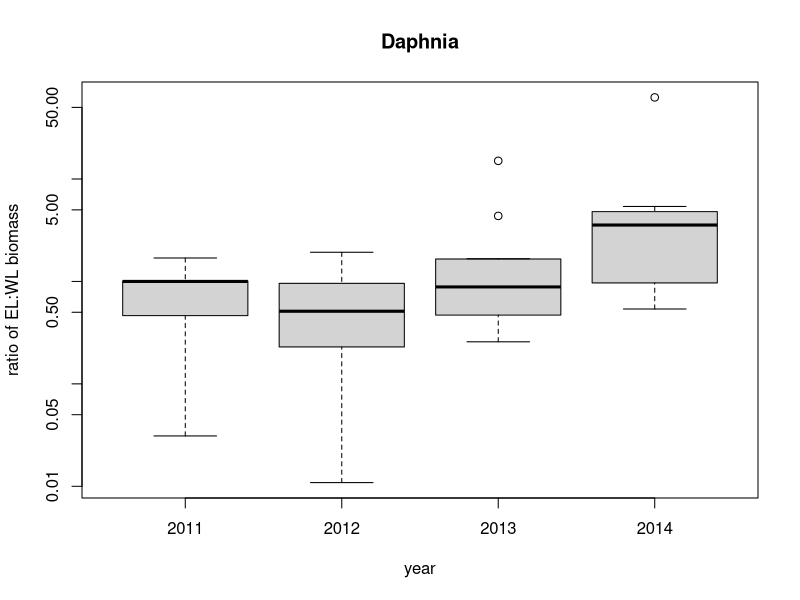
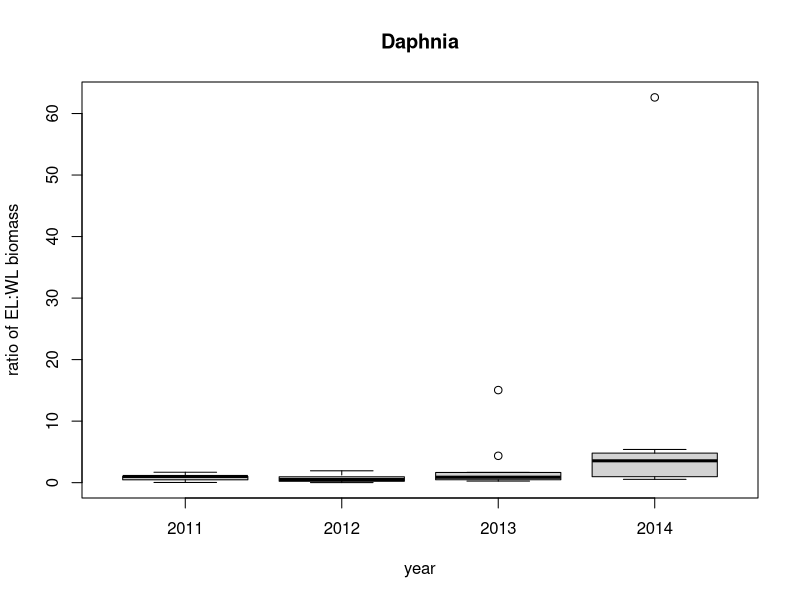
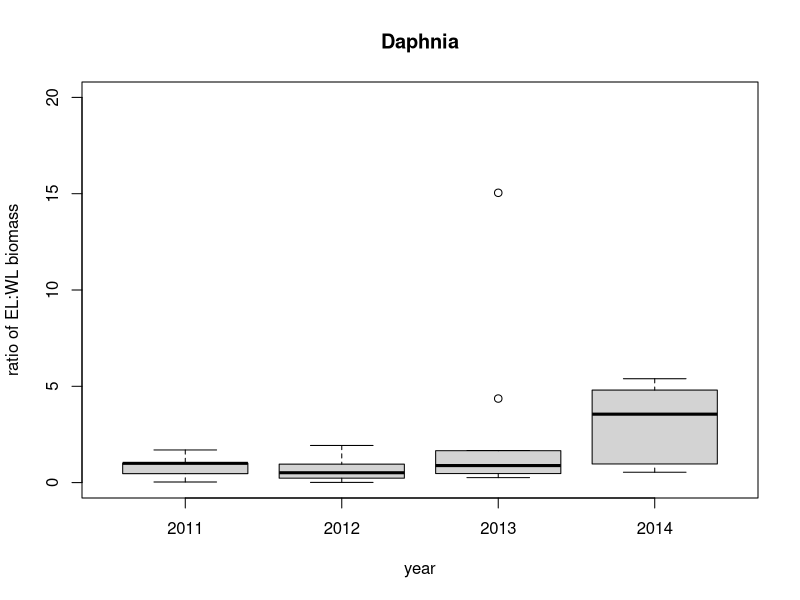
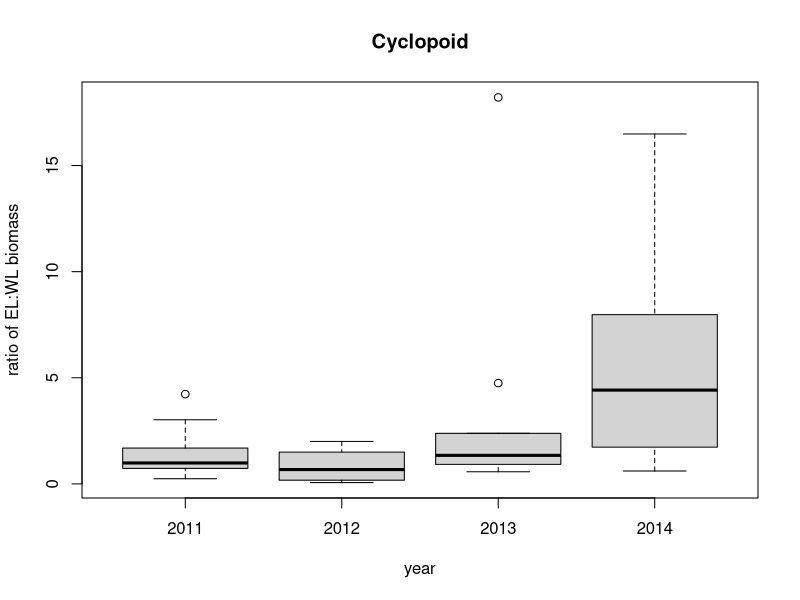
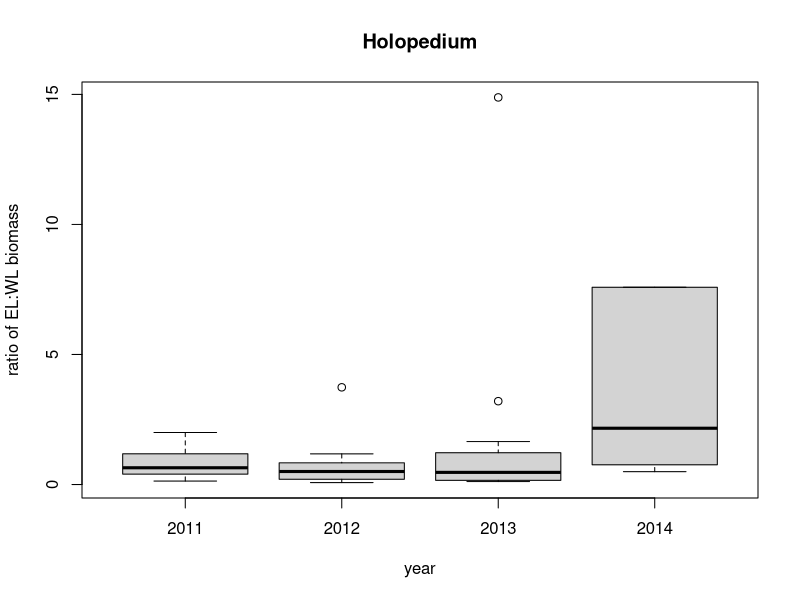
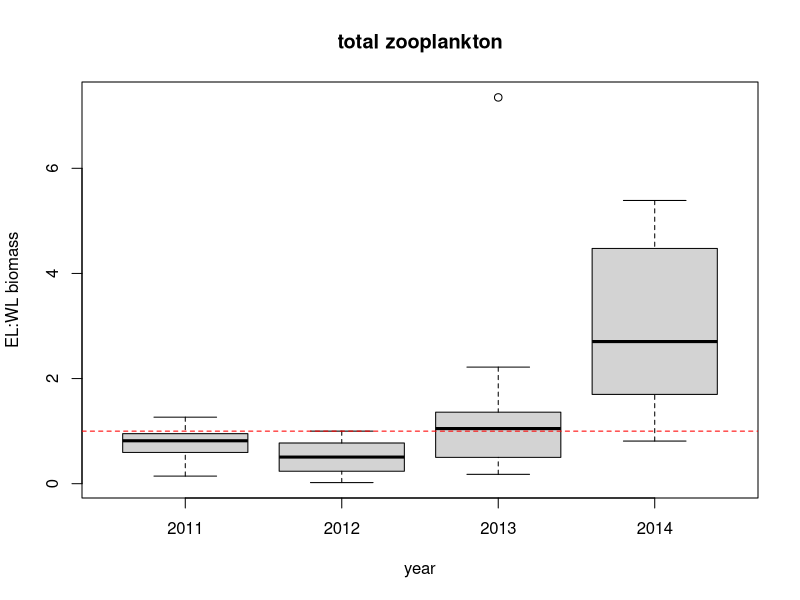

Source code (R) for these figures, in order: (Note: this script raises an error after producing the figures.)
#Early figures for Long Lake zooplankton
#Patrick Kelly 19 January 2014

#start wth figure for Stuart -> ratio of East:West long biomass - just using the mean, by year
#load zooplankton data
setwd('~/Documents/Notre Dame/long lake data/FINAL_data')

zoops<-read.csv('zoopData2011_2014.csv')

#use only east and west long
zoops<-zoops[zoops$lakeID=='EL' | zoops$lakeID=='WL',]

#matchup by taxa and look at ratios of east long:west long biomass
#make uniqueID for taxa and date
zoops$uniqueID<-paste(zoops$taxa,zoops$dateSample,sep='.')
#I like dealing with biomass_gm-2 rather than g m-3, add that column
zoops$biomass.gm2<-zoops$biomass_gDryMass_m3*zoops$depthBottom

#make data frame of east long and west long
el.zoops<-zoops[zoops$lakeID=='EL',]
wl.zoops<-zoops[zoops$lakeID=='WL',]

#match east and west long to make ratio of biomass
wl.biomass.gm2<-c()
for(i in 1:nrow(el.zoops)){
	rowi<-match(el.zoops$uniqueID[i],wl.zoops$uniqueID)
	wl.biomass.gm2[i]<-wl.zoops$biomass.gm2[rowi]
}
el.zoops$wl.biomass.gm2<-wl.biomass.gm2
#calculate ratio
el.zoops$ratio<-el.zoops$biomass.gm2/el.zoops$wl.biomass.gm2

#add year to data frame
el.zoops$year<-format(as.Date(el.zoops$dateSample,'%Y-%m-%d'),'%Y')

#Make boxplots for taxa-specific biomass differences, also do total zooplankton biomass
#Daphnia
boxplot(el.zoops$ratio[el.zoops$taxa=='daphnia']~el.zoops$year[el.zoops$taxa=='daphnia'],log='y',main='Daphnia',xlab='year',ylab='ratio of EL:WL biomass')
boxplot(el.zoops$ratio[el.zoops$taxa=='daphnia']~el.zoops$year[el.zoops$taxa=='daphnia'],main='Daphnia',xlab='year',ylab='ratio of EL:WL biomass') #non-logged y axis - shows outlier
boxplot(el.zoops$ratio[el.zoops$taxa=='daphnia']~el.zoops$year[el.zoops$taxa=='daphnia'],main='Daphnia',xlab='year',ylab='ratio of EL:WL biomass',ylim=c(0,20)) #zoom in

#Cyclopoids
boxplot(el.zoops$ratio[el.zoops$taxa=='cyclopoid']~el.zoops$year[el.zoops$taxa=='cyclopoid'],main='Cyclopoid',xlab='year',ylab='ratio of EL:WL biomass')

#Holopedium
boxplot(el.zoops$ratio[el.zoops$taxa=='holopedium']~el.zoops$year[el.zoops$taxa=='holopedium'],main='Holopedium',xlab='year',ylab='ratio of EL:WL biomass')

#try for total zooplankton biomass
#aggregate data frame by lake and date
tot.zoops<-aggregate(cbind(el.zoops$biomass.gm2,el.zoops$wl.biomass.gm2)~el.zoops$dateSample,FUN=sum,na.rm=T)
colnames(tot.zoops)<-c('dateSample','el.biomass.gm2','wl.biomass.gm2')
#calculate ratio of EL:WL
tot.zoops$ratio<-tot.zoops$el.biomass.gm2/tot.zoops$wl.biomass.gm2
#add year to make the graph
tot.zoops$year<-format(as.Date(tot.zoops$dateSample,'%Y-%m-%d'),'%Y')

#make a boxplot of total zooplankton biomass
boxplot(tot.zoops$ratio~tot.zoops$year,xlab='year',ylab='EL:WL biomass',main='total zooplankton')
abline(h=1,lty=2,col='red') #<-add red line at 1 to visualize where zooplankton biomass is greater in East than in West

#Plante and Downing Production
prod<-read.csv('productionByTaxa_2011-2014.csv')

prod.daphnia<-prod[prod$taxa=='daphnia',]
ggplot(data=prod.daphnia, aes(x=year,y=production.g.m2.yr,fill=lakeID))+geom_bar(stat='identity',position=position_dodge())+scale_fill_manual(values=c('EL'='brown','WL'='blue'))+ylab(expression(paste('production (g m'^-2,' yr'^-1,')')))

prod.cyclopoid<-prod[prod$taxa=='cyclopoid',]
ggplot(data=prod.cyclopoid, aes(x=year,y=production.g.m2.yr,fill=lakeID))+geom_bar(stat='identity',position=position_dodge())+scale_fill_manual(values=c('EL'='brown','WL'='blue'))+ylab(expression(paste('production (g m'^-2,' yr'^-1,')')))

prod.holopedium<-prod[prod$taxa=='holopedium',]
ggplot(data=prod.holopedium, aes(x=year,y=production.g.m2.yr,fill=lakeID))+geom_bar(stat='identity',position=position_dodge())+scale_fill_manual(values=c('EL'='brown','WL'='blue'))+ylab(expression(paste('production (g m'^-2,' yr'^-1,')')))

#Total production
tot.prod<-aggregate(prod$production.g.m2.yr,by=list(prod$lakeID,prod$year),sum,na.rm=T) 
colnames(tot.prod)<-c('lakeID','year','production.g.m2.yr')

ggplot(data=tot.prod,aes(x=year,y=production.g.m2.yr,fill=lakeID))+geom_bar(stat='identity',position=position_dodge())+scale_fill_manual(values=c('EL'='brown','WL'='blue'))+ylab(expression(paste('production (g m'^-2,' yr'^-1,')')))